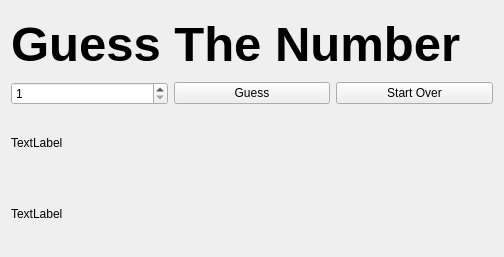
<?xml version="1.0" encoding="UTF-8"?>
<ui version="4.0">
 <class>Widget</class>
 <widget class="QWidget" name="Widget">
  <property name="geometry">
   <rect>
    <x>0</x>
    <y>0</y>
    <width>504</width>
    <height>257</height>
   </rect>
  </property>
  <property name="windowTitle">
   <string>Guess My Number</string>
  </property>
  <layout class="QVBoxLayout" name="verticalLayout">
   <item>
    <widget class="QLabel" name="titleLabel">
     <property name="font">
      <font>
       <pointsize>37</pointsize>
       <bold>true</bold>
      </font>
     </property>
     <property name="text">
      <string>Guess The Number</string>
     </property>
    </widget>
   </item>
   <item>
    <layout class="QHBoxLayout" name="horizontalLayout">
     <item>
      <widget class="QSpinBox" name="numberSpinBox">
       <property name="minimum">
        <number>1</number>
       </property>
       <property name="maximum">
        <number>10</number>
       </property>
      </widget>
     </item>
     <item>
      <widget class="QPushButton" name="guessButton">
       <property name="text">
        <string>Guess</string>
       </property>
      </widget>
     </item>
     <item>
      <widget class="QPushButton" name="startOverButton">
       <property name="text">
        <string>Start Over</string>
       </property>
      </widget>
     </item>
    </layout>
   </item>
   <item>
    <widget class="QLabel" name="messageLabel">
     <property name="text">
      <string>TextLabel</string>
     </property>
    </widget>
   </item>
   <item>
    <widget class="QLabel" name="scoreLabel">
     <property name="text">
      <string>TextLabel</string>
     </property>
    </widget>
   </item>
  </layout>
 </widget>
 <resources/>
 <connections/>
</ui>
